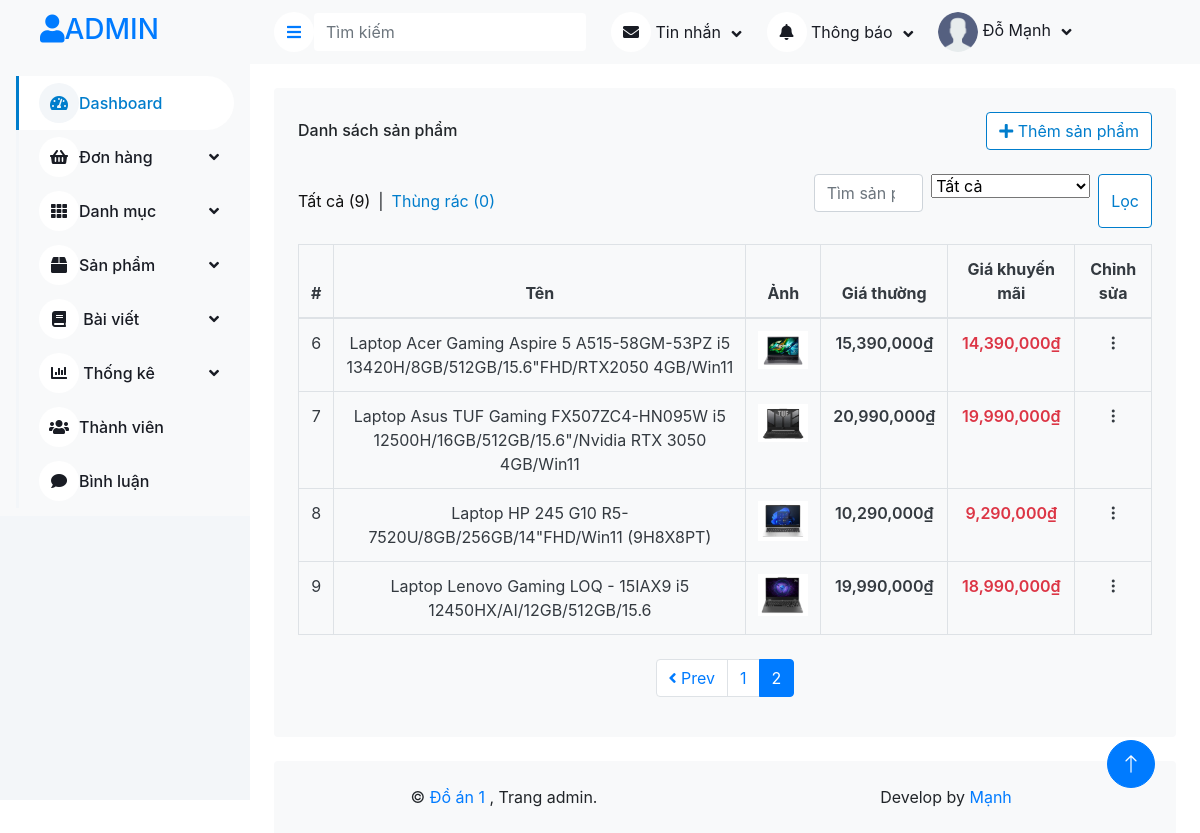
/admin/index.php?quanli=danh-sach-san-pham&page=2 (signed in), run on the app's committed database.
### tables this page shows
CREATE TABLE `products` (
  `product_id` int(11) NOT NULL,
  `category_id` int(11) NOT NULL,
  `name` varchar(255) NOT NULL,
  `image` varchar(255) NOT NULL,
  `quantity` int(11) NOT NULL,
  `price` int(11) NOT NULL,
  `sale_price` int(11) NOT NULL,
  `create_date` datetime NOT NULL DEFAULT current_timestamp(),
  `views` int(11) NOT NULL DEFAULT 0,
  `details` text NOT NULL,
  `short_description` text NOT NULL,
  `status` tinyint(1) NOT NULL DEFAULT 1
);

### admin/models_admin/pdo_library.php (called while the page is built, shortened)
<?php
function pdo_query($sql){
    $sql_args = array_slice(func_get_args(), 1);
    try{
        $conn = pdo_get_connection();
        $stmt = $conn->prepare($sql);
        $stmt->execute($sql_args);
        $rows = $stmt->fetchAll();
        return $rows;
    }
    catch(PDOException $e){
        throw $e;
    }
    finally{
        unset($conn);
    }
}
?>

### admin/models_admin/ProductModel.php (called while the page is built, shortened)
<?php
    class ProductModel {
        public function select_products() {
            $sql = "SELECT name FROM products WHERE status = 1";
            return pdo_query($sql);
        }
        function select_list_products($keyword, $id_danhmuc, $page, $perPage) {
            $start = ($page - 1) * $perPage;
            $sql = "SELECT * FROM products WHERE 1";
            $sql .= " AND status = 1 ORDER BY product_id DESC";
            $sql .= " LIMIT " . $start . ", " . $perPage;
            return pdo_query($sql);
        }
        public function select_recycle_products() {
            $sql = "SELECT * FROM products WHERE status = 0 ORDER BY product_id DESC";
            return pdo_query($sql);
        }
    }
?>

### admin/san-pham/list.php (the view, shortened to what this page needs)
<?php
if (isset($_POST['search'])) {
    $keyword = $_POST['keyword'];
    $cate_id = $_POST['search_cate'];
} else {
    $keyword = '';
    $cate_id = 0;
}
if (isset($_GET['page'])) {
    $page = $_GET['page'];
} else {
    $page = 1;
}
$list_products = $ProductModel->select_list_products($keyword, $cate_id, $page,5 );
$count_recycle = $ProductModel->select_recycle_products();
$all_products = $ProductModel->select_products();
$totalProducts = count($all_products);
$productsPerPage = 5;
$totalProducts = intval($totalProducts);
$productsPerPage = intval($productsPerPage);
$numberOfPages = ceil($totalProducts / $productsPerPage);
$currentPage = isset($_GET['page']) ? intval($_GET['page']) : 1;
$html_pagination = '';
$pagination_prev = '';
for ($i = 1; $i <= $numberOfPages; $i++) {
    if ($i === $currentPage) {
        $active = 'active';
    } else {
        $active = '';
    }
    $html_pagination .= '
        <li class="page-item ' . $active . '">
            <a class="page-link" href="index.php?quanli=danh-sach-san-pham&page=' . $i . '">' . $i . '</a>
        </li>
    ';
    if ($currentPage > 1) {
        $pagination_prev = '
        <li class="page-item">
            <a class="page-link" href="index.php?quanli=danh-sach-san-pham&page=' . ($currentPage - 1) . '">
                <i class="fa fa-angle-left"></i> Prev
            </a>
        </li>
        ';
    }
}
?>
<div class="container-fluid pt-4 px-4">
    <div class="bg-light text-center rounded p-4">
        <div class="d-flex align-items-center justify-content-between mb-4">
            <h6 class="mb-0">Danh sách sản phẩm</h6>
            <a href="them-san-pham" class="btn btn-custom"><i class="fa fa-plus"></i> Thêm sản phẩm</a>
        </div>
        <div class="row align-items-center">
            <div class="col-lg-7 d-flex mb-3">
                <a class="link-hover" href="">Tất cả (<?=$totalProducts?>) </a>
                <div class="mx-2">|</div>
                <a class="link-not-hover" href="index.php?quanli=thung-rac-san-pham">Thùng rác (<?=count($count_recycle)?>) </a>
            </div>
            <form action="" method="post" class="col-lg-5 d-flex mb-3 justify-content-end">
                <div class="form-group ">
                    <input type="search" name="keyword" class="form-control" placeholder="Tìm sản phẩm">
                </div>
                <div class="form-group mx-2">
                    <select class="form-select" name="search_cate">
                        <option value="">Tất cả</option>
                    </select>
                </div>
                <input type="submit" name="search" class="btn btn-custom" value="Lọc">
            </form>
        </div>
        <div class="table-responsive">
            <table class="table text-start align-middle table-bordered table-hover mb-0">
                <thead>
                    <tr class="text-dark">
                        <th scope="col">#</th>
                        <th scope="col">Tên</th>
                        <th scope="col">Ảnh</th>
                        <th scope="col">Giá thường</th>
                        <th scope="col">Giá khuyến mãi</th>
                        <th scope="col">Chỉnh sửa</th>
                    </tr>
                </thead>
                <tbody>
                    <?php
                    $index = 0;
                    $currentPage = isset($_GET['page']) ? (int)$_GET['page'] : 1;
                    $productsPerPage = 5;
                    foreach ($list_products as $value) {
                        $index++;
                       $orderNumber = ($currentPage - 1) * $productsPerPage + $index;
                    ?>
                    <tr>
                        <td class="text-dark"><?=$orderNumber?></td>
                        <td class="text-dark" style="min-width: 200px;"><?=$value['name']?></td>
                        <td>
                            <img style="max-width: 50px;" src="../upload/<?=$value['image']?>" alt="">
                        </td>
                        <td class="text-dark" style="font-weight: 600;">
                            <?=number_format($value['price'])."₫"?>
                        </td>
                        <td class="text-danger" style="font-weight: 600;">
                            <?=number_format($value['sale_price'])."₫"?>
                        </td>
                        <td>
                            <div class="dropdown">
                                <a href="#" data-bs-toggle="dropdown" class="fs-24 text-gray">
                                    <i class="bi bi-three-dots-vertical text-dark"></i>
                                </a>
                            </div>
                        </td>
                    </tr>
                    <?php
                    }
                    ?>
                </tbody>
            </table>
            <div class="col-12 mt-4">
                <nav>
                    <ul class="pagination justify-content-center">
                        <?=$pagination_prev?>
                        <?=$html_pagination?>
                    </ul>
                </nav>
            </div>
        </div>
    </div>
</div>

### admin/public_admin/css/style.css (style rules this page uses)
:root { --primary: #007dcc; --light: #F3F6F9; --dark: #191C24; }
.btn { transition: .5s; }

### admin/public_admin/css/custom.css (style rules this page uses)
.link-hover { color: #111111; }
.link-not-hover { color: #007dcc; }
.btn-custom { color: #007dcc; background-color: white; border-color: #007dcc; }

### data on the page
products: orderNumber "6", name "Laptop Acer Gaming Aspire 5 A515-58GM-53PZ i5 13420H/8GB/512GB/15.6\"FHD/RTX2050 4GB/Win11", image (picture), price "15,390,000", sale_price "14,390,000"
products: orderNumber "7", name "Laptop Asus TUF Gaming FX507ZC4-HN095W i5 12500H/16GB/512GB/15.6\"/Nvidia RTX 3050 4GB/Win11", image (picture), price "20,990,000", sale_price "19,990,000"
products: orderNumber "8", name "Laptop HP 245 G10 R5-7520U/8GB/256GB/14\"FHD/Win11 (9H8X8PT)", image (picture), price "10,290,000", sale_price "9,290,000"
products: orderNumber "9", name "Laptop Lenovo Gaming LOQ - 15IAX9 i5 12450HX/AI/12GB/512GB/15.6", image (picture), price "19,990,000", sale_price "18,990,000"

### other printed values
$totalProducts "9"
count($count_recycle) "0"
